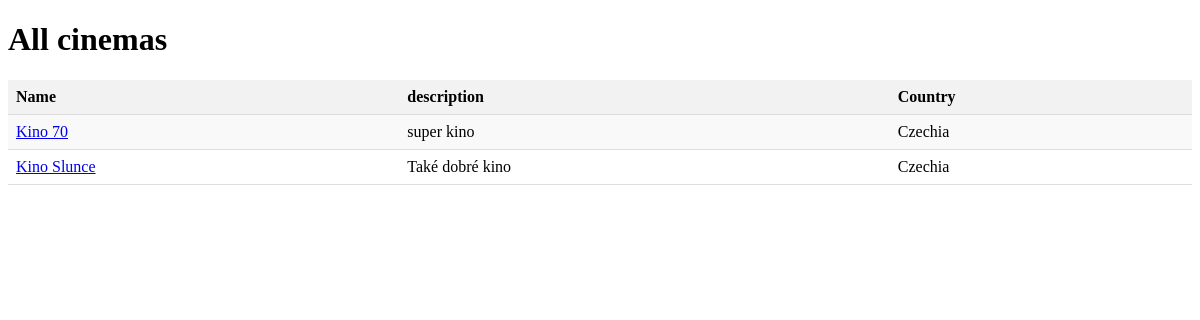
/cinemas/, run on the app's committed database.
### hollymovies_app/models.py (models this page shows, shortened)
class Cinema(models.Model):
    name = models.CharField(max_length=150)
    description = models.TextField()
    country = models.ForeignKey(
        Country,
        on_delete=models.PROTECT,
        related_name="cinemas"
    )
    screenings = models.ManyToManyField(
        Movie,
        through=CinemaScreening,
        related_name="cinemas"
    )

class Country(models.Model):
    name = models.CharField(max_length=200)
    class Meta:
        verbose_name_plural = "Countries"

### hollymovies_app/views.py (the view)
# urls.py: path("cinemas/", CinemaListView.as_view(), name="cinema_list"),
class CinemaListView(ListView):
    model = Cinema
    template_name = "cinema_list.html"

### hollymovies_app/templates/cinema_list.html (shortened to what this page needs)
<!DOCTYPE html>
<html lang="en">
<head>
</head>
<body>
<h1>All cinemas</h1>
<table>
  <colgroup span="4"></colgroup>
  <tr>
    <th>Name</th>
    <th>description</th>
    <th>Country</th>
  </tr>
  {% for cinema in object_list %}
  <tr>
    <td><a href="{% url "cinema_detail" cinema.id %}">{{ cinema.name }}</a></td>
    <td>{{ cinema.description }}</td>
    <td>{{ cinema.country.name }}</td>
  </tr>
  {% endfor %}
</table>
</body>
</html>

### hollymovies_app/templates/cinema_list.html (style rules this page uses)
table { border-collapse: collapse; width: 100%; }
th, td { padding: 8px; text-align: left; border-bottom: 1px solid #ddd; }
th { background-color: #f2f2f2; }
tr:nth-child(even) { background-color: #f9f9f9; }

### data on the page
Cinema: name "Kino 70", description "super kino", country.name "Czechia"
Cinema: name "Kino Slunce", description "Také dobré kino", country.name "Czechia"
